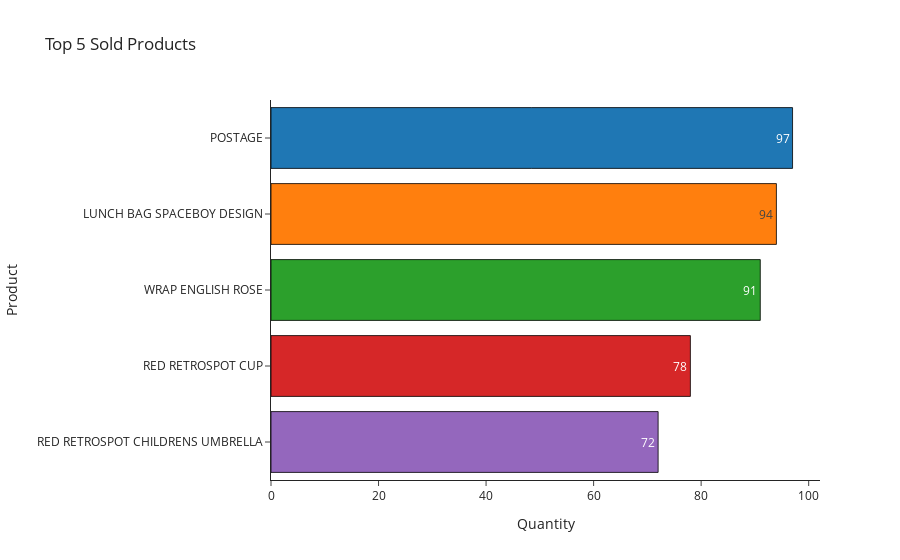

The notebook cell this image was saved under:
### Code cell
fig = px.bar(df.groupby('description')['quantity'].sum().reset_index().sort_values(by='quantity', ascending=False).head(),
       y='description', x='quantity', color='description', text_auto=True,
       title="Top 5 Sold Products",
       labels={'quantity':'Quantity', 'description':'Product'}, template='simple_white')
fig.update_traces(marker_line_color = 'black', marker_line_width = 0.8, showlegend=False)
fig.show()

### Figure 1 — Plotly figure (JSON) as saved in the notebook; plotly's stock layout.template omitted (floating-point values rounded to 4 significant figures)
{"data": [{"alignmentgroup": "True", "hovertemplate": "Product=%{y}<br>Quantity=%{x}<extra></extra>", "legendgroup": "POSTAGE", "marker": {"color": "#1F77B4", "line": {"color": "black", "width": 0.8}, "pattern": {"shape": ""}}, "name": "POSTAGE", "offsetgroup": "POSTAGE", "orientation": "h", "showlegend": false, "textposition": "auto", "texttemplate": "%{x}", "type": "bar", "x": [97], "xaxis": "x", "y": ["POSTAGE"], "yaxis": "y"}, {"alignmentgroup": "True", "hovertemplate": "Product=%{y}<br>Quantity=%{x}<extra></extra>", "legendgroup": "LUNCH BAG SPACEBOY DESIGN", "marker": {"color": "#FF7F0E", "line": {"color": "black", "width": 0.8}, "pattern": {"shape": ""}}, "name": "LUNCH BAG SPACEBOY DESIGN", "offsetgroup": "LUNCH BAG SPACEBOY DESIGN", "orientation": "h", "showlegend": false, "textposition": "auto", "texttemplate": "%{x}", "type": "bar", "x": [94], "xaxis": "x", "y": ["LUNCH BAG SPACEBOY DESIGN"], "yaxis": "y"}, {"alignmentgroup": "True", "hovertemplate": "Product=%{y}<br>Quantity=%{x}<extra></extra>", "legendgroup": "WRAP ENGLISH ROSE", "marker": {"color": "#2CA02C", "line": {"color": "black", "width": 0.8}, "pattern": {"shape": ""}}, "name": "WRAP ENGLISH ROSE", "offsetgroup": "WRAP ENGLISH ROSE", "orientation": "h", "showlegend": false, "textposition": "auto", "texttemplate": "%{x}", "type": "bar", "x": [91], "xaxis": "x", "y": ["WRAP ENGLISH ROSE"], "yaxis": "y"}, {"alignmentgroup": "True", "hovertemplate": "Product=%{y}<br>Quantity=%{x}<extra></extra>", "legendgroup": "RED RETROSPOT CUP", "marker": {"color": "#D62728", "line": {"color": "black", "width": 0.8}, "pattern": {"shape": ""}}, "name": "RED RETROSPOT CUP", "offsetgroup": "RED RETROSPOT CUP", "orientation": "h", "showlegend": false, "textposition": "auto", "texttemplate": "%{x}", "type": "bar", "x": [78], "xaxis": "x", "y": ["RED RETROSPOT CUP"], "yaxis": "y"}, {"alignmentgroup": "True", "hovertemplate": "Product=%{y}<br>Quantity=%{x}<extra></extra>", "legendgroup": "RED RETROSPOT CHILDRENS UMBRELLA", "marker": {"color": "#9467BD", "line": {"color": "black", "width": 0.8}, "pattern": {"shape": ""}}, "name": "RED RETROSPOT CHILDRENS UMBRELLA", "offsetgroup": "RED RETROSPOT CHILDRENS UMBRELLA", "orientation": "h", "showlegend": false, "textposition": "auto", "texttemplate": "%{x}", "type": "bar", "x": [72], "xaxis": "x", "y": ["RED RETROSPOT CHILDRENS UMBRELLA"], "yaxis": "y"}], "layout": {"barmode": "relative", "legend": {"title": {"text": "Product"}, "tracegroupgap": 0}, "title": {"text": "Top 5 Sold Products"}, "xaxis": {"anchor": "y", "domain": [0, 1], "title": {"text": "Quantity"}}, "yaxis": {"anchor": "x", "categoryarray": ["RED RETROSPOT CHILDRENS UMBRELLA", "RED RETROSPOT CUP", "WRAP ENGLISH ROSE", "LUNCH BAG SPACEBOY DESIGN", "POSTAGE"], "categoryorder": "array", "domain": [0, 1], "title": {"text": "Product"}}}}
